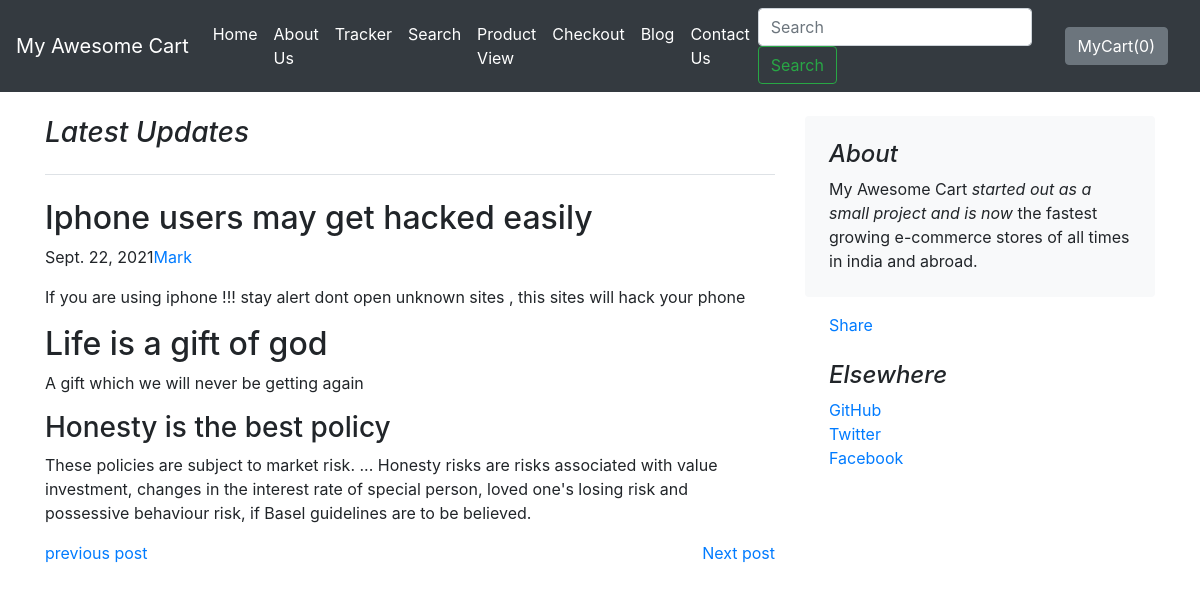
The page /blog/blogpost/1 on the database its author committed.
### blog/models.py (models this page shows)
class Blogpost(models.Model):
    post_id = models.AutoField(primary_key=True)
    title = models.CharField(max_length=50)
    head0 = models.CharField(max_length=500, default="")
    chead0 = models.CharField(max_length=5000, default="")
    head1 = models.CharField(max_length=500, default="")
    chead1 = models.CharField(max_length=5000, default="")
    head2 = models.CharField(max_length=500, default="")
    chead2 = models.CharField(max_length=5000, default="")
    pub_date = models.DateField()
    thumbnail = models.ImageField(upload_to='shop/images', default="")
    def __str__(self):
        return self.title

### blog/views.py (the view)
# urls.py: path('blogpost/<int:id>', views.blogpost,name="Blogpost"),
def blogpost(request,id):
    post = Blogpost.objects.filter(post_id = id)[0]
    print(post)
    return render(request,'blog/blogpost.html',{'post':post})

### blog/templates/blog/blogpost.html (shortened to what this page needs)
{% extends 'blog/basic.html' %}
{% block body %}
<div class="container">
    <div class="row mt-4">
        <div class="col-md-8 blog-main">
            <h3 class="pb-4 mb-4 font-italic border-bottom">
                {{post.title}}
            </h3>
            <div class="blog-post">
                <h2 class="blog-post-title">{{post.head0}}</h2>
                <p class="blog-post-meta">{{post.pub_date}}<a href="#">Mark</a></p>
                <p>{{post.chead0}}</p>
                <h2>{{post.head1}}</h2>
                <p>{{post.chead1}}</p>
                <h3>{{post.head2}}</h3>
                <p>{{post.chead2}}</p>
            </div>
            <a href="{{item.post_id}}" class="float-start">previous post</a>
            <a href="{{item.post_id}}" class="float-right">Next post</a>
        </div>
        <aside class="col-md-4 blog-sidebar">
            <div class="p-4 mb-3 bg-light rounded">
                <h4 class="font-italic">About</h4>
                <p class="mb-0">My Awesome Cart <em>started out as a small project and is now</em> the fastest growing e-commerce stores of all times in india and abroad.</p>
            </div>
           <div class="mx-4 fb-share-button" data-href="http://localhost:8000/blog/blogpost/{{item.post_id}}" data-layout="button_count" data-size="large"><a target="_blank" href="https://www.facebook.com/sharer/sharer.php?u=http%3A%2F%2Flocalhost%3A8000%2Fblog%2Fblogpost%2F%257B%257Bitem.post_id%257D%257D&amp;src=sdkpreparse" class="fb-xfbml-parse-ignore">Share</a></div>
            <div class="p-4">
                <h4 class="font-italic">Elsewhere</h4>
                <ol class="list-unstyled">
                    <li><a href="#">GitHub</a></li>
                    <li><a href="#">Twitter</a></li>
                    <li><a href="#">Facebook</a></li>
                </ol>
            </div>
        </aside>
    </div>
</div>
{% endblock %}

### rows shown on the page
Blogpost: title "Latest Updates", head0 "Iphone users may get hacked easily", pub_date "Sept. 22, 2021", chead0 "If you are using iphone !!! stay alert dont open unknown sites , this sites will hack your phone", head1 "Life is a gift of god", chead1 "A gift which we will never be getting again", head2 "Honesty is the best policy", chead2 "These policies are subject to market risk. ... Honesty risks are risks associated with value investment, changes in the interest rate of special person, loved one's losing risk and possessive behaviour risk, if Basel guidelines are to be believed."
